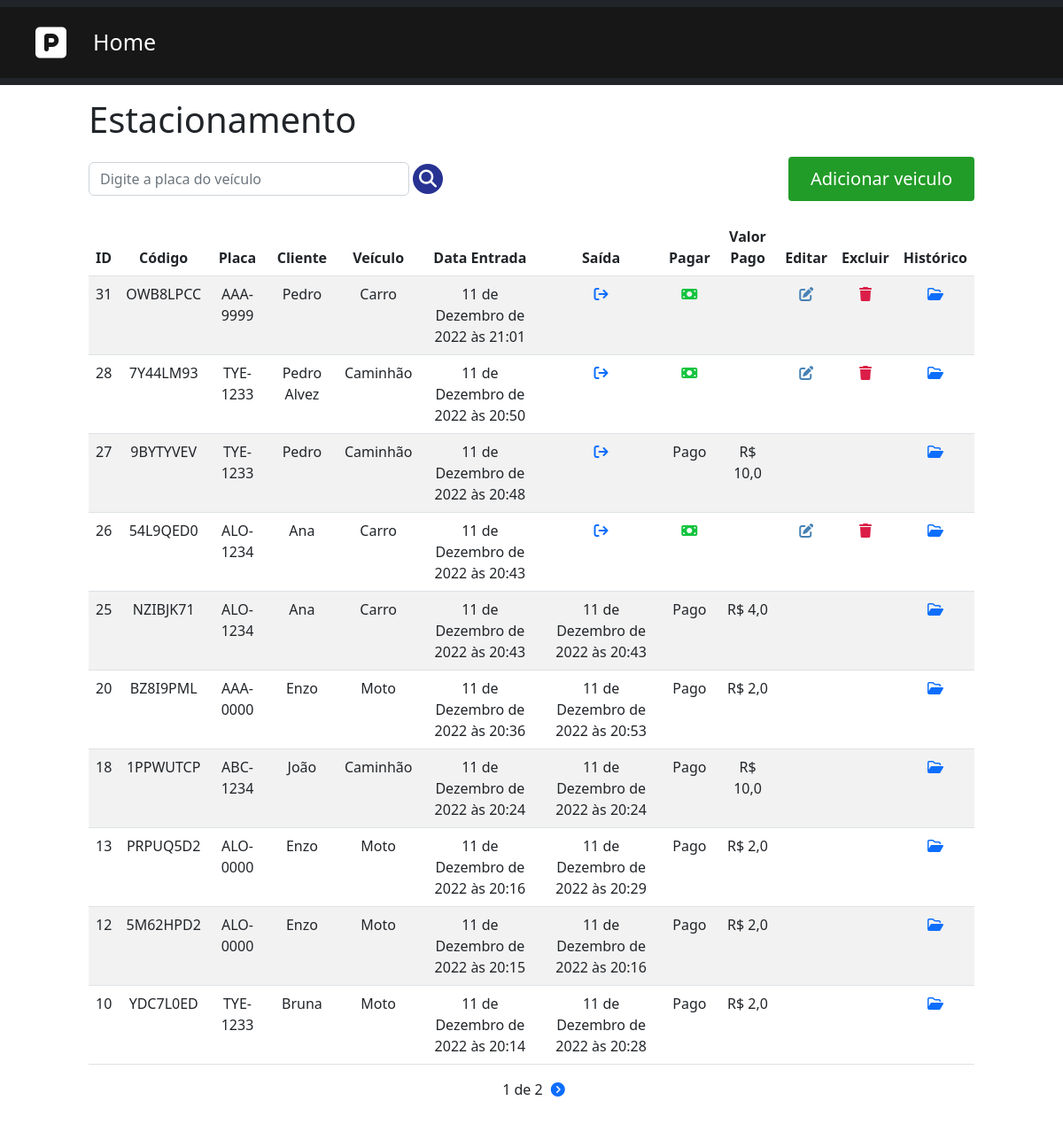
The page / on the database its author committed.
### core/models.py (models this page shows, shortened)
class Parking(models.Model):
    TYPEVEHICLE = (
        ('Carro', "Carro"),
        ('Moto', 'Moto'),
        ('Caminhão', 'Caminhão'),
    )
    id = models.AutoField(primary_key=True, auto_created=True)
    client = models.CharField(max_length=255, verbose_name="Cliente")
    code = models.CharField(max_length=8, editable=False,
                            verbose_name="Código")
    plate = models.CharField(max_length=8, null=False,
                             verbose_name="Placa")
    value = models.FloatField(default=0, verbose_name="Valor")
    paid = models.BooleanField(default=False, verbose_name="Pago")
    left = models.BooleanField(default=False, verbose_name="Saída")
    vehicle = models.CharField(max_length=10, choices=TYPEVEHICLE,
                               verbose_name="Veículo")
    date_input = models.DateTimeField(auto_now_add=True,
                                      verbose_name="Data entrada")
    date_output = models.DateTimeField(null=True, blank=True,
                                       verbose_name="Data saída")

### core/views.py (the view)
# urls.py: path("", ParkingViewSet.get_parkings),
    @staticmethod
    def get_parkings(request):
        search = request.GET.get('search')
        if search:
            parkings = Parking.objects.filter(
                plate__icontains=search).order_by("-date_input", "-paid")
        else:
            parkings_list = Parking.objects.order_by("-date_input",  "paid", "date_output")
            paginator = Paginator(parkings_list, 10)
            page = request.GET.get('page')
            parkings = paginator.get_page(page)
        return render(request, 'home/index.html', {"parkings": parkings})

### core/templates/home/index.html (shortened to what this page needs)
{% extends 'base.html' %}
{% block content %}
<div class="offset-1 col-10 list-div">
        <h1>Estacionamento</h1>
    <div class="container-search">
        <form method="GET" id="search-form">
            <input class="form-control" type="text" id="search" name="search" placeholder="Digite a placa do veículo" value="{{ request.GET.search }}">
            <i class="fas fa-search" id="search-btn"></i>
        </form>
        <a href="parking" class="btn-add" role="button" >Adicionar veiculo</a>
    </div>
    {% include 'parking/parking_data.html' %}
    {% include 'pagination.html' %}
{% endblock %}

### core/templates/parking/parking_data.html
  <table class="table table-striped table-hover">
        <thead>
        <tr class="header-table">
            <th scope="col">ID</th>
            <th scope="col">Código</th>
            <th scope="col">Placa</th>
            <th scope="col">Cliente</th>
            <th scope="col">Veículo</th>
            <th scope="col">Data Entrada</th>
            <th scope="col">Saída</th>
            <th scope="col">Pagar</th>
            <th scope="col">Valor Pago</th>
            <th scope="col">Editar</th>
            <th scope="col">Excluir</th>
            <th scope="col">Histórico</th>
        </tr>
        </thead>
        <tbody>
        {% for parking in parkings %}
            <tr>
                <td>{{parking.id}}</td>
                <td>{{parking.code}}</td>
                <td>{{parking.plate}}</td>
                <td>{{parking.client}}</td>
                <td>{{parking.vehicle}}</td>
                <td>{{parking.date_input}}</td>
                {% if parking.left == True %}
                <td>{{parking.date_output}}</td>
                {% else %}
                <td><a href="/parking/{{parking.id}}/out" class="output-btn"><i class="fa-solid fa-arrow-right-from-bracket"></i></a></td>
                {% endif %}
                {% if parking.paid == True %}
                    <td>Pago</td>
                    <td>R$ {{parking.value}}</td>
                    <td></td>
                    <td></td>
                {% else %}
                    <td><a href="/parking/{{parking.id}}/pay"><i class="fa-solid fa-money-bill"></i></a></td>
                    <td></td>
                    <td><a href="/edit/{{parking.id}}"><i class="fas fa-edit"></i></a></td>
                    <td><a href="/delete/{{parking.id}}" class="delete-btn"><i class="fas fa-trash"></i></a></td>
                {% endif %}
                <td><a href="/parking/{{parking.plate}}"><i class="fa-regular fa-folder-open"></i></a></td>
            </tr>
        {% endfor%}
        </tbody>
    </table>

### core/static/css/styles.css (style rules this page uses)
.list-div { padding:15px 0; }
.btn-add { padding: 10px 25px; background-color: #229c28; text-decoration: none; border-radius: 4px; transition-duration: 0.4s; color: white; font-size: 20px; cursor: pointer; }
.container-search { display: flex; align-items: center; justify-content: space-between; width: 100%; padding: 10px 0 20px; }
#search-form { display: flex; align-items: center; width: 40%; gap:4px; }
tr { text-align: center; }
.fas.fa-trash, .fas.fa-edit, .fa-solid.fa-money-bill, .fas.fa-search { cursor: pointer; }
#search-btn { font-size: 20px; background-color: rgb(40, 50, 146); padding: 7px; border-radius: 50%; color: #fff; }
.fa-solid.fa-money-bill { color: #13c43f; }
.fas.fa-trash { color: #db1e47; }
.fas.fa-edit { color: #4682B4; }

### rows shown on the page
Parking: id "31", code "OWB8LPCC", plate "AAA-9999", client "Pedro", vehicle "Carro", date_input "11 de Dezembro de 2022 às 21:01"
Parking: id "28", code "7Y44LM93", plate "TYE-1233", client "Pedro Alvez", vehicle "Caminhão", date_input "11 de Dezembro de 2022 às 20:50"
Parking: id "27", code "9BYTYVEV", plate "TYE-1233", client "Pedro", vehicle "Caminhão", date_input "11 de Dezembro de 2022 às 20:48", value "10,0"
Parking: id "26", code "54L9QED0", plate "ALO-1234", client "Ana", vehicle "Carro", date_input "11 de Dezembro de 2022 às 20:43"
Parking: id "25", code "NZIBJK71", plate "ALO-1234", client "Ana", vehicle "Carro", date_input "11 de Dezembro de 2022 às 20:43", date_output "11 de Dezembro de 2022 às 20:43", value "4,0"
Parking: id "20", code "BZ8I9PML", plate "AAA-0000", client "Enzo", vehicle "Moto", date_input "11 de Dezembro de 2022 às 20:36", date_output "11 de Dezembro de 2022 às 20:53", value "2,0"
Parking: id "18", code "1PPWUTCP", plate "ABC-1234", client "João", vehicle "Caminhão", date_input "11 de Dezembro de 2022 às 20:24", date_output "11 de Dezembro de 2022 às 20:24", value "10,0"
Parking: id "13", code "PRPUQ5D2", plate "ALO-0000", client "Enzo", vehicle "Moto", date_input "11 de Dezembro de 2022 às 20:16", date_output "11 de Dezembro de 2022 às 20:29", value "2,0"
Parking: id "12", code "5M62HPD2", plate "ALO-0000", client "Enzo", vehicle "Moto", date_input "11 de Dezembro de 2022 às 20:15", date_output "11 de Dezembro de 2022 às 20:16", value "2,0"
Parking: id "10", code "YDC7L0ED", plate "TYE-1233", client "Bruna", vehicle "Moto", date_input "11 de Dezembro de 2022 às 20:14", date_output "11 de Dezembro de 2022 às 20:28", value "2,0"

### other values the page prints
{{ parkings.number }} "1"
{{ parkings.paginator.num_pages }} "2"
